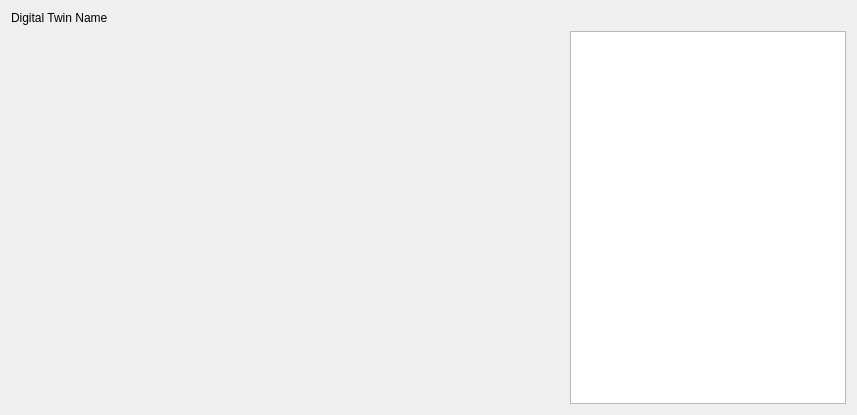
<?xml version="1.0" encoding="UTF-8"?>
<ui version="4.0">
 <class>DigitalTwin::Client::DigitalTwinTabWidget</class>
 <widget class="QWidget" name="DigitalTwin::Client::DigitalTwinTabWidget">
  <property name="geometry">
   <rect>
    <x>0</x>
    <y>0</y>
    <width>857</width>
    <height>415</height>
   </rect>
  </property>
  <property name="windowTitle">
   <string>DigitalTwinTabWidget</string>
  </property>
  <layout class="QVBoxLayout" name="verticalLayout">
   <item>
    <widget class="QLabel" name="DigitalTwinNamLabel">
     <property name="text">
      <string>Digital Twin Name</string>
     </property>
    </widget>
   </item>
   <item>
    <layout class="QGridLayout" name="gridLayout">
     <item row="0" column="0">
      <widget class="QStackedWidget" name="stackedWidget">
       <property name="sizePolicy">
        <sizepolicy hsizetype="Preferred" vsizetype="Preferred">
         <horstretch>2</horstretch>
         <verstretch>0</verstretch>
        </sizepolicy>
       </property>
       <widget class="QWidget" name="page_3"/>
       <widget class="QWidget" name="page_4"/>
      </widget>
     </item>
     <item row="0" column="1">
      <widget class="QListView" name="listView">
       <property name="sizePolicy">
        <sizepolicy hsizetype="Expanding" vsizetype="Expanding">
         <horstretch>1</horstretch>
         <verstretch>0</verstretch>
        </sizepolicy>
       </property>
      </widget>
     </item>
    </layout>
   </item>
  </layout>
 </widget>
 <resources/>
 <connections/>
</ui>
